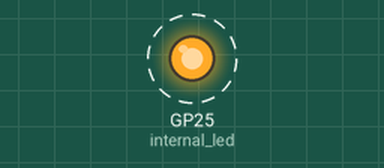
Recording of a program running on a simulated Raspberry Pi Pico running MicroPython. Shown: output pins drawn as LEDs (lit = HIGH). Dashed ring = blinking. Threads take turns every 2 ms; what the program prints to the serial console is not drawn.

Above: at 0.5 s.
Timing chart, 0 to 4.6 s (numbered marks = the images above):
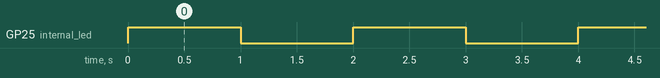

The program:

RPi_Pico_pyRTOS_Led_Toggle.py
```python
# Programmer: 	Raza Bhatti
# Company:		Softgalaxy Technologies Inc.
# Website:		https://www.linkedin.com/in/softgalaxy
#
# Board this program is tested with: Raspberry Pi Pico
# REPL (R)ead,(E)valuate,(P)rogram,(L)oop is a term associated with this board or technology.
#
# Observation or Principle to proposed solutions: There are mostly or always multiple ways to achieve same objective.
#
# MicroPython 3.x using Raspberry Pi Pico Function:
# 1. Blink LED on board using pyRTOS
#
#
# Reference Links
# 1. https://docs.micropython.org
# 2. https://www.electrosoftcloud.com/en/multithreaded-script-on-raspberry-pi-pico-and-micropython/
# 3. https://docs.python.org/3.7/library/_thread.html#module-_thread
# 4. https://bytesnbits.co.uk/multi-thread-coding-on-the-raspberry-pi-pico-in-micropython/
# 5. https://www.cytron.io/tutorial/real-time-multitasking-on-maker-pi-pico-using-pyrtos
#
# Notes:
# - Not using pyRTOS, instead the built in multithreading functionality offered by MicroPython.
# -

'''
#
# Method #1, using semaphores
#
'''
#Import relevant dependencies

import machine
import utime
import _thread

# We configure the pin of the internal led as an output and
# we assign to internal_led
internal_led = machine.Pin(25, machine.Pin.OUT)

# We create a semaphore (also called a "lock" )
semaphore_Gate = _thread.allocate_lock()

# Function that will block the thread with a while loop
# which will simply display a message every second
def second_thread():
    while True:
        # We acquire the traffic light lock
        semaphore_Gate.acquire()			# Close the gate (lock) for other tasks to access CPU time.
        print("Greetings from second thread")
        utime.sleep(1)						# Delay as required.
        # We release the traffic light lock
        semaphore_Gate.release()			# Release the gate (unlock) for other tasks to access CPU time.
# Function that initializes execution in the second core
# The second argument is a list or dictionary with the arguments
# that will be passed to the function.
_thread.start_new_thread(second_thread, ())

# Third Function, which will simply display a message.
def third_thread():
    while True:
        # We acquire the traffic light lock
        semaphore_Gate.acquire()			# Close the gate (lock) for other tasks to access CPU time.
        print("Greetings from third thread")
        utime.sleep(0.25)						# Delay as required.
        # We release the traffic light lock
        semaphore_Gate.release()			# Release the gate (unlock) for other tasks to access CPU time.


# Second loop that will block the main thread, and what it will do
# that the internal led blinks every half second
while True:
    # We acquire the semaphore lock
    semaphore_Gate.acquire()			# Close the gate (lock) for other tasks to access CPU time.
    print("LED blinking, main while loop")
    internal_led.toggle()
    utime.sleep(1)
    semaphore_Gate.release()			# Release the gate (unlock) for other tasks to access CPU time.
#    third_thread()
#    utime.sleep(3)

'''
#
# Method #2, without semaphores
#
#Import pyRTOS and relevant dependencies

import machine
import utime
import _thread

# We configure the pin of the internal led as an output and
# we assign to internal_led
internal_led = machine.Pin(25, machine.Pin.OUT)

# Function that will block the thread with a while loop
# which will simply display a message every second
def second_thread():
    while True:
        print("Hello, I'm here in the second thread writting every second")
        utime.sleep(1)

# Function that initializes execution in the second core
# The second argument is a list or dictionary with the arguments
# that will be passed to the function.
_thread.start_new_thread(second_thread, ())

# Second loop that will block the main thread, and what it will do
# that the internal led blinks every n second
while True:
    internal_led.toggle()
    utime.sleep(2)					# n=2 seconds

'''
```

Measured:
- by itself, GP25 (internal_led): alternates HIGH for 1.0 s and LOW for 1.0 s
